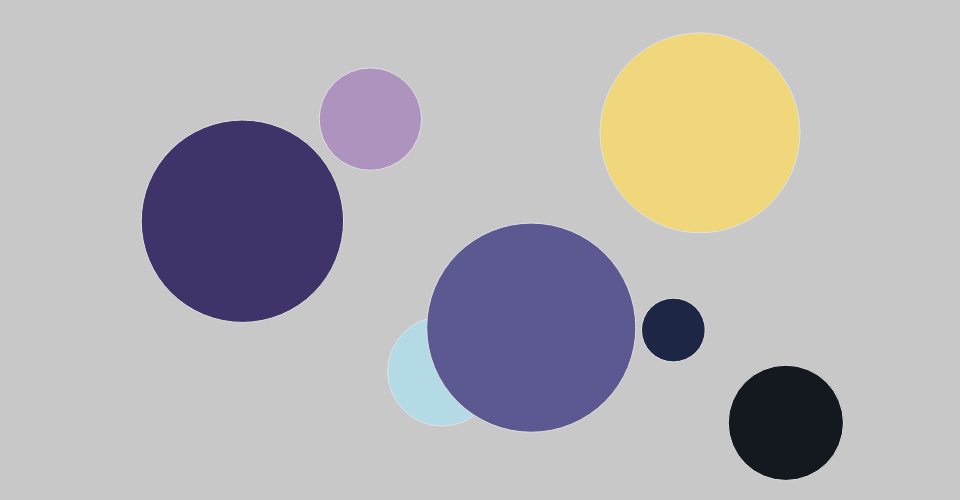
Frame 1 (no input)
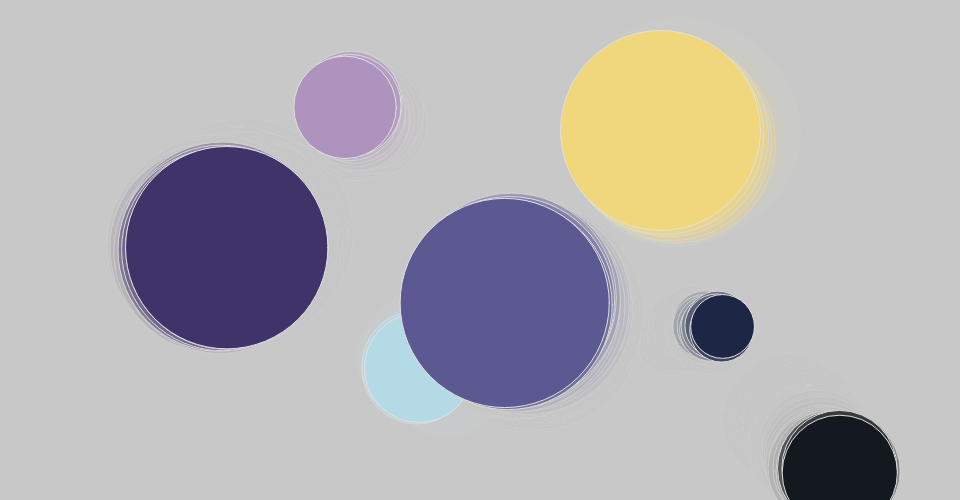
Frame 60 (no input)
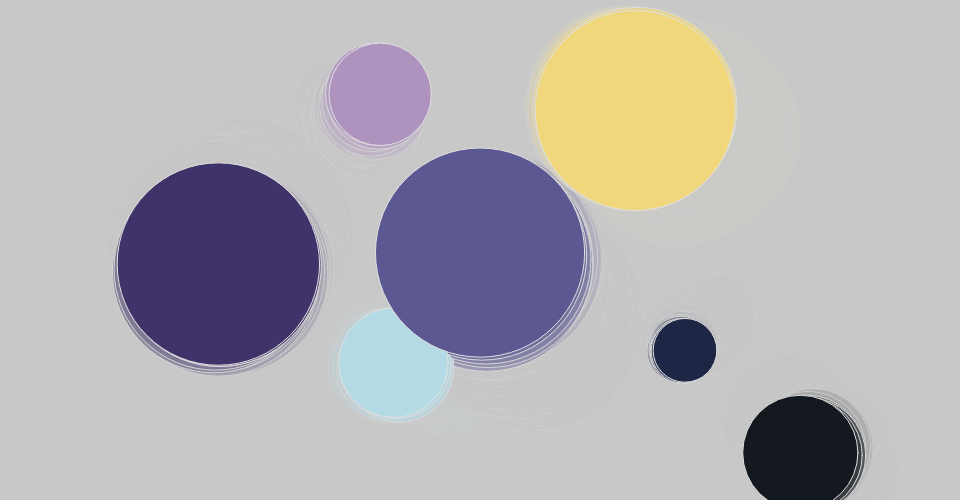
Frame 120 (the mouse pressed at the canvas centre since frame 60)

The p5.js sketch that drew these frames (run headless with seeded random() and noise() and a simulated clock; from frame 60 on, the mouse is pressed at the canvas centre):

// p5.js sketch
// ── sketch.js
// code created for the introduction to creative coding workshop (produced for techweek 2021)
// Author Phoebe Zeller - phoebe.zeller@vuw.ac.nz
let circlesX = []
let circlesY = []
let circlesSize = []
let circleColor = []
let randomAmount = 5;

function setup() {
  // create the drawing canvas, save the canvas element
  createCanvas(960, 500);
  	background(200);

  for (let i = 0; i < 10; i++) {
    circlesX.push(random(200, 900));
    circlesY.push(random(50, 450));
    circlesSize.push(random(50, 250));
  }
  circleColor.push(color(240, 215, 123)); // light yellow
  circleColor.push(color(180, 218, 229)); // light blue
  circleColor.push(color(174, 147, 190)); //lavender
  circleColor.push(color(92, 89, 146)); // orchid
  circleColor.push(color(64, 51, 105)); // purple
  circleColor.push(color(29, 38, 69)); // navy
  circleColor.push(color(20, 25, 31)); // off black
}

function draw() {

	background(200,50);
  stroke(225);

  for (let i = 0; i < 7; i++) {
    fill(circleColor[i]);
    ellipse(circlesX[i], circlesY[i], circlesSize[i]);
    circlesX[i] = circlesX[i] + random(-randomAmount, randomAmount);
    circlesY[i] = circlesY[i] + random(-randomAmount, randomAmount);
  }

}
